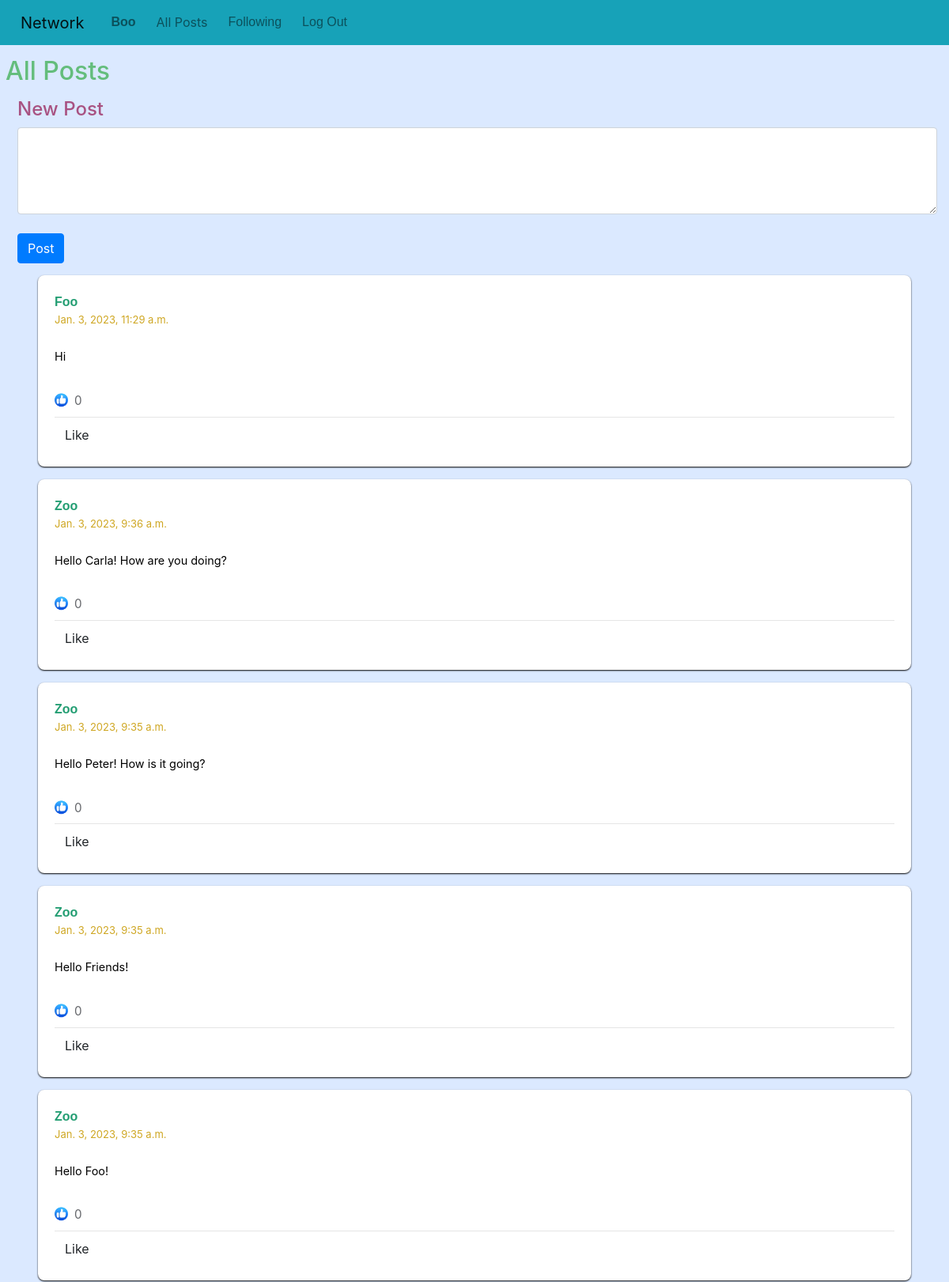
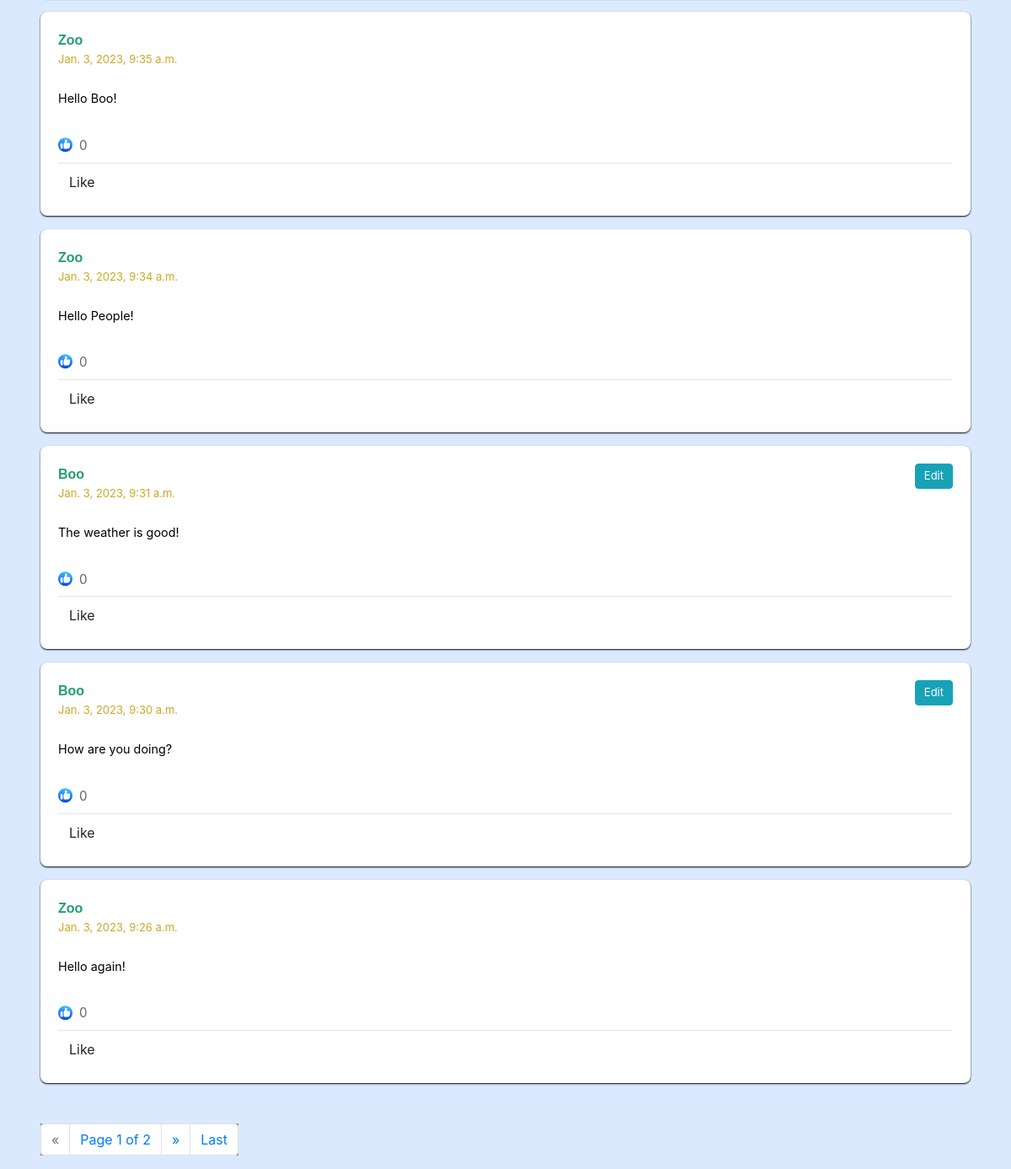
/ (signed in), run on the app's committed database (2 pictures, top to bottom).
### network/models.py (models this page shows, shortened)
class User(AbstractUser):
    pass

class Posts(models.Model):
    content = models.TextField(blank = False)
    likes = models.ManyToManyField(User, related_name="liked_posts")
    user = models.ForeignKey(User, on_delete = models.CASCADE, related_name = "user_posts")
    like = models.IntegerField(default = 0)
    time = models.DateTimeField(auto_now_add = True)

### network/views.py (the view)
# urls.py: path("", views.index, name="index"),
def index(request):
    if request.method == "POST":
        is_authenticated = request.user.is_authenticated
        content = request.POST["content"]
        Post.objects.create(content=content, user=request.user) if is_authenticated else HttpResponseRedirect(reverse("index"))
    else:
        all_users_posts = Posts.objects.all().order_by("-time")
        paginator = Paginator(all_users_posts, 10)
        page_number = request.GET.get('page')
        page_paginator = paginator.get_page(page_number)
        return render(request, "network/index.html", {
            "page_paginator": page_paginator
        })

### network/templates/network/index.html (shortened to what this page needs)
{% extends "network/layout.html" %}
{% load static %}
{% block body %}
    <div id="all_posts">
        {% if request.user.is_authenticated %}
        <h2> All Posts </h2>
        <div id="post-from">
            <div id="post-form">
                <h4>New Post</h4>
                <form action="{% url 'newPost' %}" method="POST">
                    <div class="input-group">
                    <textarea class="form-control" rows="4" name="content"></textarea>
                    </div>
                    <br/>
                    <div>
                    <button type="submit" class="btn btn-primary">Post</button>
                    </div>
                </form>
            </div>
        </div>
        {% endif %}
    </div>
    {% include "network/posts.html" with posts=page_paginator %}
    {% if page_paginator.paginator.num_pages > 1 %}
        <nav aria-label="Page navigation">
            <ul class="pagination ml-5 mt-5">
                {% if page_paginator.has_previous %}
                    <li class="page-item"> <a class="page-link" href="?page=1">First</a></li>
                    <li class="page-item"><a class="page-link" href="?page={{ page_paginator.previous_page_number }}">&laquo;</a></li>
                {% else %}
                    <li class="page-item disabled"><a class="page-link" href="#">&laquo;</a></li>
                {% endif %}
                <li class="page-item current-item"><span class="current page-link">
                    Page {{ page_paginator.number }} of {{ page_paginator.paginator.num_pages }}
                </span></li>
                {% if page_paginator.has_next %}
                    <li class="page-item"><a class="page-link" href="?page={{ page_paginator.next_page_number }}">&raquo;</a></li>
                    <li class="page-item"><a class="page-link" href="?page={{ page_paginator.paginator.num_pages }}">Last</a>
                {% else %}
                    <li class="page-item disabled"><a class="page-link" href="#">&raquo;</a></li>
                {% endif %}
            </ul>
        </nav>
    {% else %}
        <div style="height: 60px"></div>
    {% endif %}
{% endblock %}

### network/templates/network/layout.html (shortened to what this page needs)
{% load static %}
<!DOCTYPE html>
<html lang="en">
    <head>
        <link rel="stylesheet" href="https://stackpath.bootstrapcdn.com/bootstrap/4.4.1/css/bootstrap.min.css">
        <link href="{% static 'network/styles.css' %}" rel="stylesheet">
    </head>
    <body>
        <nav class="navbar navbar-expand-lg navbar-light bg-info" id="bar">
            <a class="navbar-brand" href="#">Network</a>
            <div>
              <ul class="navbar-nav mr-auto">
                {% if user.is_authenticated %}
                    <li class="nav-item">
                        <a class="nav-link post-user" href="{% url 'userPosts' user.id 1  %}"><strong>{{ user.username }}</strong></a>
                    </li>
                {% endif %}
                <li class="nav-item">
                  <a class="nav-link nav-link" href="{% url 'index' %}">All Posts</a>
                </li>
                {% if user.is_authenticated %}
                    <li class="nav-item">
                        <a class="nav-link nav-list" href="{% url 'following' 1 %}">Following</a>
                    </li>
                    <li class="nav-item">
                        <a class="nav-link nav-list" href="{% url 'logout' %}">Log Out</a>
                    </li>
                {% endif %}
              </ul>
            </div>
          </nav>
        <div class="body">
            {% block body %}
            {% endblock %}
        </div>
    </body>
</html>

### network/templates/network/posts.html (shortened to what this page needs)
{% load static %}
{%  for post in posts %}
    <div class="card mb-3 mr-5 ml-5" style="border-radius: 8px; border-color: transparent; box-shadow: 0 1px 2px">
        <div class="card-body">
            <div>
                <strong><a href="{% url 'userPosts' post.user.id 1 %}" class="post-user">{{ post.user.username }}</a></strong>
                {% if user == post.user %}
                    <button style="float: right; font-size: small; padding: 4px 10px" data-postid="{{ post.id }}" class="btn btn-info edit">Edit
                    </button>
                {% endif %}
                <p style="margin-bottom: 3px; line-height: 18px"><small class="time-data"> {{ post.time }}</small></p>
            </div>
            <br/>
            <div class="card-text content" id="content{{ post.id }}" style="font-size: 0.9rem; margin-bottom: .5rem">{{ post.content }}</div>
            <br/>
            <div><img src="{% static 'network/like_icon.png' %}" width="17px" style="position: relative; top: 50%; transform: perspective(1px) translateY(-10%);"><span id="likes{{ post.id }}" style="font-size: 0.95rem; margin-left: .5rem; color: #65676B">{{ post.likes.all.count }}</span></div>
            <hr style="margin-bottom: 3px; margin-top: 8px">
            <div style="text-align: left">
                {% if user.is_authenticated %}
                    <button data-postid="{{ post.id }}" class="btn post-btn like">
                        {% if user in post.likes.all %}
                                Unlike
                        {% else %}
                                Like
                        {% endif %}
                    </button>
                {% else %}
                    <a href="{% url 'login' %}">Like</a>
                {% endif %}
            </div>
        </div>
    </div>
{% endfor %}

### network/static/network/styles.css (style rules this page uses)
body { background-color: #dbe9ff; color: black; }
#all_posts { padding-top: 14px; padding-left: 7px; color: #64bd7c; }
#bar { color: gray; }
.navbar-nav { display: flex; flex-direction: row; }
.navbar-brand { padding-left: 10px; padding-bottom: 5px; }
.nav-item { padding-left: 10px; }
#post-form { color: #a85282; margin: 15px; }
.time-data { color: #cfa723; font-size: small; margin-top: 1px; }
.nav-list { color: #249e73; font-family: Verdana, Geneva, Tahoma, sans-serif; text-transform: capitalize; font-size: medium; margin-bottom: 1px; }
.post-user { color: #249e73; font-family: Verdana, Geneva, Tahoma, sans-serif; text-transform: capitalize; font-size: medium; font-weight: bold; margin-bottom: 1px; }
.btn-info { position: relative; padding-right: 10px; padding-left: 10px; padding-bottom: 1px; padding-top: 1px; font-size: small; }
.page-item { background-color: gray; }

### data on the page
User: username "Boo"
Posts: user.username "Foo", time "Jan. 3, 2023, 11:29 a.m.", content "Hi", likes.all.count "0", shows "Like"
Posts: user.username "Zoo", time "Jan. 3, 2023, 9:36 a.m.", content "Hello Carla! How are you doing?", likes.all.count "0", shows "Like"
Posts: user.username "Zoo", time "Jan. 3, 2023, 9:35 a.m.", content "Hello Peter! How is it going?", likes.all.count "0", shows "Like"
Posts: user.username "Zoo", time "Jan. 3, 2023, 9:35 a.m.", content "Hello Friends!", likes.all.count "0", shows "Like"
Posts: user.username "Zoo", time "Jan. 3, 2023, 9:35 a.m.", content "Hello Foo!", likes.all.count "0", shows "Like"
Posts: user.username "Zoo", time "Jan. 3, 2023, 9:35 a.m.", content "Hello Boo!", likes.all.count "0", shows "Like"
Posts: user.username "Zoo", time "Jan. 3, 2023, 9:34 a.m.", content "Hello People!", likes.all.count "0", shows "Like"
Posts: user.username "Boo", time "Jan. 3, 2023, 9:31 a.m.", content "The weather is good!", likes.all.count "0", shows "Like"
Posts: user.username "Boo", time "Jan. 3, 2023, 9:30 a.m.", content "How are you doing?", likes.all.count "0", shows "Like"
Posts: user.username "Zoo", time "Jan. 3, 2023, 9:26 a.m.", content "Hello again!", likes.all.count "0", shows "Like"

### other printed values
{{ page_paginator.number }} "1"
{{ page_paginator.paginator.num_pages }} "2"
